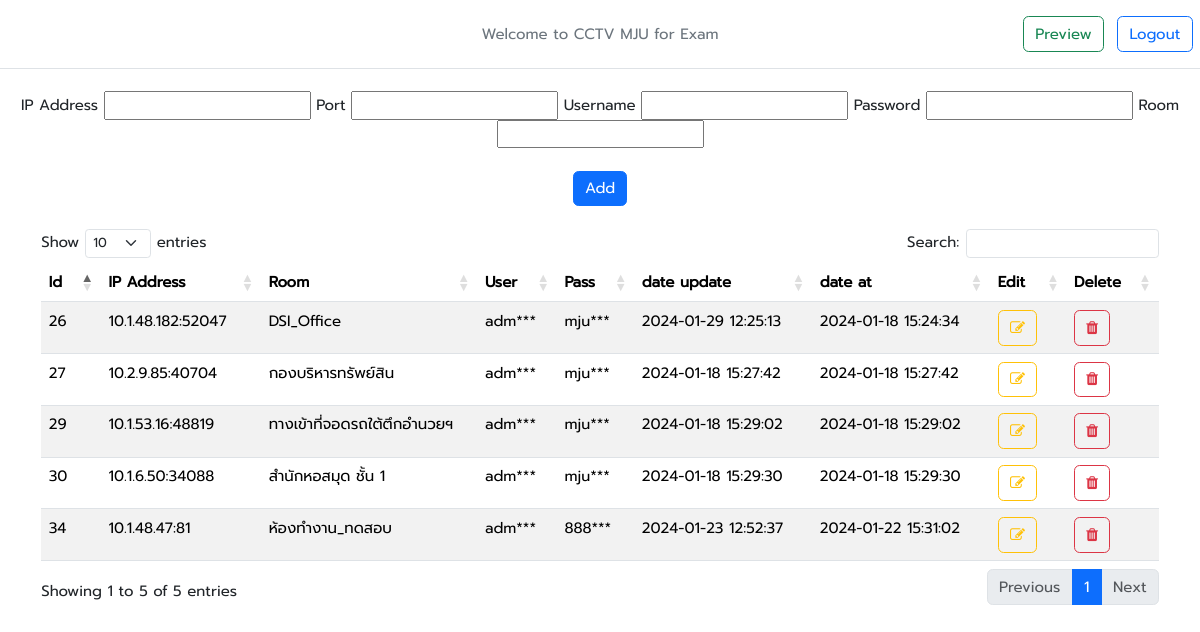
Page /add_cctv.php (signed in) on the committed database.
### tables this page shows
CREATE TABLE `ipcam`  (
  `id` int(255) NOT NULL AUTO_INCREMENT,
  `ip` varchar(255) NULL DEFAULT NULL,
  `port` varchar(255) NULL DEFAULT NULL,
  `room` varchar(255) NULL DEFAULT NULL,
  `user` varchar(255) NULL DEFAULT NULL,
  `pass` varchar(255) NULL DEFAULT NULL,
  `update_at` datetime(0) NULL DEFAULT NULL,
  `create_at` datetime(0) NULL DEFAULT NULL,
  PRIMARY KEY (`id`) USING BTREE
);

### add_cctv.php (the view, shortened to what this page needs)
<?php
require_once('cont/condb.php');
?>
<!DOCTYPE html>
<html lang="en">
<head>
  <link rel="stylesheet" href="css/style.css">
  <link rel="stylesheet" href="css/w3.css">
  <link rel="stylesheet" href="font/font-awesome@4.7.0/css/font-awesome.min.css">
  <link rel="stylesheet" href="DataTables/DataTables-1.13.8/css/dataTables.bootstrap5.min.css">
  <link href="DataTables/datatables.min.css" rel="stylesheet">
  <link href="css/bootstrap@5.3.2/css/bootstrap.min.css" rel="stylesheet">
</head>
<body>
  <header class="d-flex flex-wrap align-items-center justify-content-center justify-content-md-between py-3 mb-4 border-bottom">
    <a href="/" class="d-flex align-items-center col-md-3 mb-2 mb-md-0 text-dark text-decoration-none">
      <svg class="bi me-2" width="40" height="32" role="img" aria-label="Bootstrap">
        <use xlink:href="#bootstrap"></use>
      </svg>
    </a>
    <ul class="nav col-12 col-md-auto mb-2 justify-content-center mb-md-0">
      <li><a href="#" class="nav-link px-2 link-secondary">Welcome to CCTV MJU for Exam</a></li>
    </ul>
    <div class="col-md-3 text-end">
      <a href="preview.php">
        <button type="button" class="btn btn-outline-success me-2">Preview</button></a>
      <a href="cont/logout.php">
        <button type="button" class="btn btn-outline-primary me-2">Logout</button></a>
    </div>
  </header>
  <div width="5%">
    <form action="cont/add_db.php" method="post" align="center">
      IP Address <input type="text" name="ip" required>
      Port <input type="text" name="port" required>
      Username <input type="text" name="user" required>
      Password <input type="text" name="pass" required>
      Room <input type="text" name="room" required> <br><br>
      <input class="btn btn-primary" type="submit" value="Add" name="insert_db"><br><br>
    </form>
  </div>
  <div class="container">
    <table id="myTable" class="table table-striped" align="center">
      <thead>
        <tr>
          <th>Id</th>
          <th>IP Address</th>
          <th>Room</th>
          <th>User</th>
          <th>Pass</th>
          <th>date update</th>
          <th>date at</th>
          <th>Edit</th>
          <th>Delete</th>
        </tr>
      </thead>
      <tbody>
        <?php
        $check_data = $conn->prepare("SELECT * FROM ipcam");
        $check_data->execute();
        $show = $check_data->fetchALL();
        foreach ($show as $data) {
        ?>
          <tr>
            <td><?php echo $data['id']; ?></td>
            <td><?php echo $data['ip']; ?>:<?php echo $data['port']; ?></td>
            <td><?php echo $data['room']; ?></td>
            <td><?php echo substr($data['user'], 0, 3) ?>***</td>
            <td><?php echo substr($data['pass'], 0, 3) ?>***</td>
            <td><?php echo $data['update_at']; ?></td>
            <td><?php echo $data['create_at']; ?></td>
            <td><a href="edit_cctv.php?ID=<?php echo $data["id"]; ?>"><button type="button" name="edit" class="btn btn-outline-warning btn-edit" onclick="return confirm('ต้องการแก้ไขห้อง <?php echo $data['room']; ?> ???')">
                  <i class="fa fa-pencil-square-o"></i></button></a></td>
            <td><a href="cont/delete_db.php?ID=<?php echo $data["id"]; ?>"><button type="button" name="delete" class="btn btn-outline-danger btn-del" onclick="return confirm('ต้องการแก้ไขห้อง <?php echo $data['room']; ?> ???')">
                  <i class="fa fa-trash"></i></button></a></td>
          </tr>
        <?php } ?>
      </tbody>
    </table>
  </div>
</html>

### css/style.css (style rules this page uses)
body { font-family: 'Prompt_Regular' !important; }
* { box-sizing: border-box; }

### css/w3.css (style rules this page uses)
html { box-sizing:border-box }
*,*:before,*:after { box-sizing:inherit }
html { -ms-text-size-adjust:100%;-webkit-text-size-adjust:100% }
body { margin:0 }
article,aside,details,figcaption,figure,footer,header,main,menu,nav,section { display:block }
a { background-color:transparent }
button,input,select,textarea,optgroup { font:inherit;margin:0 }
button,input { overflow:visible }
button,select { text-transform:none }
button,[type=button],[type=reset],[type=submit] { -webkit-appearance:button }
html,body { font-family:Verdana,sans-serif;font-size:15px;line-height:1.5 }
html { overflow-x:hidden }
a { color:inherit }

### rows in the picture
ipcam: id "26", ip "10.1.48.182", port "52047", room "DSI_Office", user "adm", pass "mju", update_at "2024-01-29 12:25:13", create_at "2024-01-18 15:24:34"
ipcam: id "27", ip "10.2.9.85", port "40704", room "กองบริหารทรัพย์สิน", user "adm", pass "mju", update_at "2024-01-18 15:27:42", create_at "2024-01-18 15:27:42"
ipcam: id "29", ip "10.1.53.16", port "48819", room "ทางเข้าที่จอดรถใต้ตึกอำนวยฯ", user "adm", pass "mju", update_at "2024-01-18 15:29:02", create_at "2024-01-18 15:29:02"
ipcam: id "30", ip "10.1.6.50", port "34088", room "สำนักหอสมุด ชั้น 1", user "adm", pass "mju", update_at "2024-01-18 15:29:30", create_at "2024-01-18 15:29:30"
ipcam: id "34", ip "10.1.48.47", port "81", room "ห้องทำงาน_ทดสอบ", user "adm", pass "888", update_at "2024-01-23 12:52:37", create_at "2024-01-22 15:31:02"
